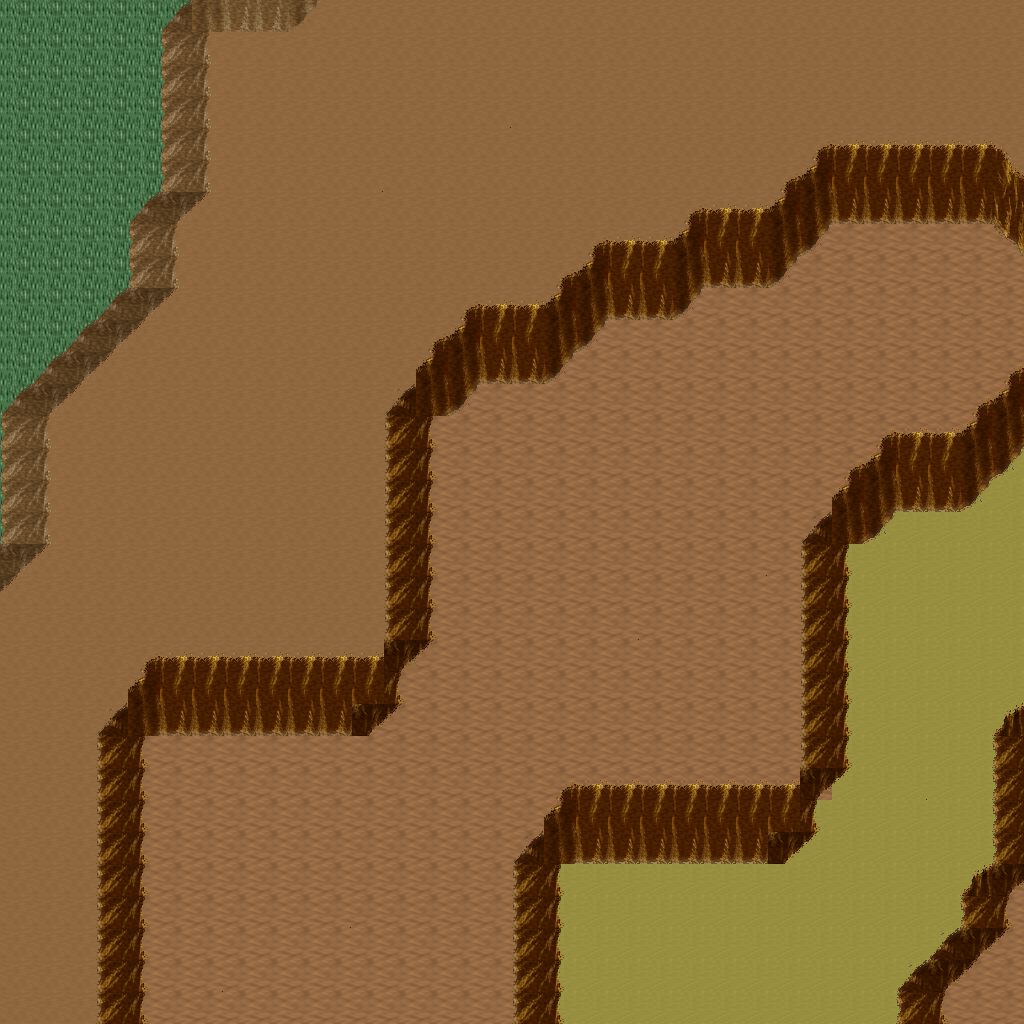

This is a level from a 2D game, rendered from its Tiled map with the project's own tilesets. A one-line summary and the map file follow, with tile-layer data summarised:
An orthogonal 32x32 tile map with 32x32 px tiles, 5 tile layers (Ground, Objects, Objects2, Above, ...), 1 hidden layer not drawn, 10 tilesets.

<map version="1.10" tiledversion="1.11.0" orientation="orthogonal" renderorder="right-down" width="32" height="32" tilewidth="32" tileheight="32" infinite="0" nextlayerid="11" nextobjectid="1">
 <tileset firstgid="1" name="logic_collision" tilewidth="32" tileheight="32" tilecount="1" columns="1">
  <image source="../drawable/logic_collision.png" width="32" height="32" />
 </tileset>
 <tileset firstgid="2" name="ground_ground" tilewidth="32" tileheight="32" tilecount="33" columns="3">
  <image source="../drawable/ground_ground.png" width="96" height="352" />
 </tileset>
 <tileset firstgid="35" name="ground_earth_edges" tilewidth="32" tileheight="32" tilecount="18" columns="6">
  <image source="../drawable/ground_earth_edges.png" width="192" height="96" />
 </tileset>
 <tileset firstgid="53" name="ground_grass_corners" tilewidth="32" tileheight="32" tilecount="24" columns="6">
  <image source="../drawable/ground_grass_corners.png" width="192" height="128" />
 </tileset>
 <tileset firstgid="77" name="ground_grass_edges" tilewidth="32" tileheight="32" tilecount="36" columns="12">
  <image source="../drawable/ground_grass_edges.png" width="384" height="96" />
 </tileset>
 <tileset firstgid="113" name="ground_water_pool" tilewidth="32" tileheight="32" tilecount="72" columns="3">
  <image source="../drawable/ground_water_pool.png" width="96" height="768" />
 </tileset>
 <tileset firstgid="185" name="ground_ridge_earth_pale" tilewidth="32" tileheight="32" tilecount="96" columns="12">
  <image source="../drawable/ground_ridge_earth_pale.png" width="384" height="256" />
 </tileset>
 <tileset firstgid="281" name="ground_ridge_earth_dark" tilewidth="32" tileheight="32" tilecount="96" columns="12">
  <image source="../drawable/ground_ridge_earth_dark.png" width="384" height="256" />
 </tileset>
 <tileset firstgid="377" name="plant_stump_stump_vertical" tilewidth="32" tileheight="32" tilecount="1" columns="1">
  <image source="../drawable/plant_stump_stump_vertical.png" width="32" height="32" />
 </tileset>
 <tileset firstgid="378" name="plant_tree_tree_darkgreen" tilewidth="32" tileheight="32" tilecount="88" columns="8">
  <image source="../drawable/plant_tree_tree_darkgreen.png" width="256" height="352" />
 </tileset>
 <layer id="1" name="Ground" width="32" height="32">
  <data>[1024 cells, 1024 non-empty, 4 distinct tile ids]</data>
 </layer>
 <layer id="2" name="Objects" width="32" height="32">
  <data>[1024 cells, 276 non-empty, 28 distinct tile ids]</data>
 </layer>
 <layer id="3" name="Objects2" width="32" height="32">
  <data>[1024 cells, 0 non-empty, 0 distinct tile ids]</data>
 </layer>
 <layer id="4" name="Above" width="32" height="32">
  <data>[1024 cells, 0 non-empty, 0 distinct tile ids]</data>
 </layer>
 <layer id="5" name="Above2" width="32" height="32">
  <data>[1024 cells, 0 non-empty, 0 distinct tile ids]</data>
 </layer>
 <layer id="6" name="Walkable" width="32" height="32" visible="0">
  <data>[1024 cells, 141 non-empty, 1 distinct tile ids]</data>
 </layer>
 <objectgroup id="7" name="Mapevents" />
 <objectgroup id="8" name="Spawn" />
 <objectgroup id="9" name="Keys" />
 <objectgroup id="10" name="Replace" />
</map>
